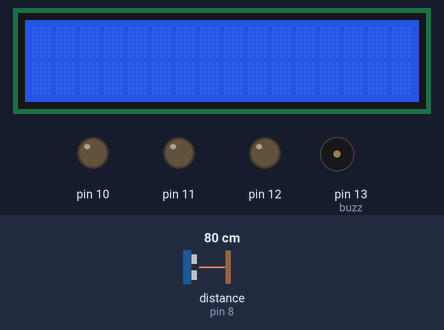
Simulated run of this sketch. Board: Arduino Uno, built with avr-gcc and run on an emulated ATmega328P. Parts: 16×2 character LCD, output pins drawn as LEDs (lit = HIGH), buzzer (waves = sounding, pin HIGH). Wiring (inferred from the names in the program): ultrasonic range finder: trigger pin 9; echo pin 8. The inputs (shaded band) are chosen by the test bench; at power-on: distance to the obstacle (sensor on pin 8) 80 cm. The echo pulse lasts 58.3 µs per cm; pins used as bus, display or sensor lines are not drawn.

Above: at 1.2 s.
1.3 s: distance to the obstacle (sensor on pin 8) set to 2 cm
At 1.8 s:
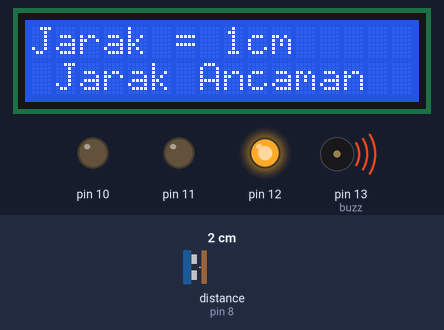
4.3 s: distance to the obstacle (sensor on pin 8) set to 9 cm
At 4.93 s:
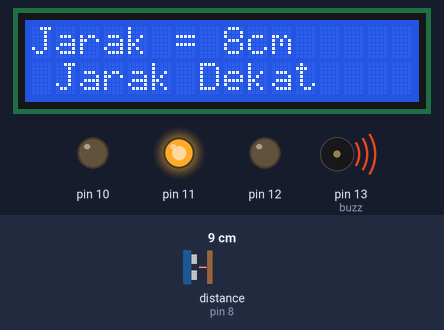
6.5 s: distance to the obstacle (sensor on pin 8) set to 17 cm
At 8.0 s:
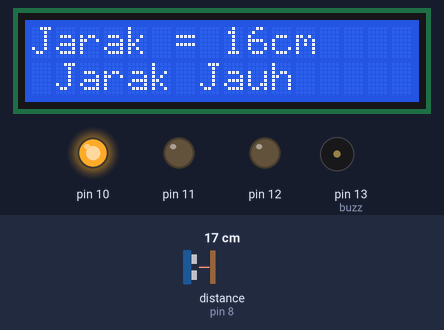
8.3 s: distance to the obstacle (sensor on pin 8) set to 4 cm
At 9.2 s:
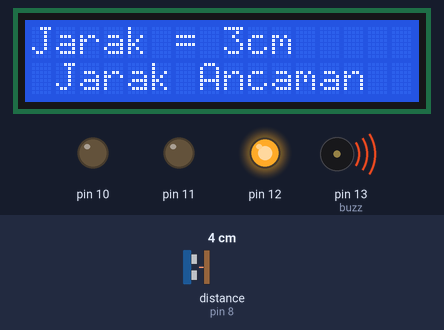
11.3 s: distance to the obstacle (sensor on pin 8) set to 18 cm
At 12.6 s:
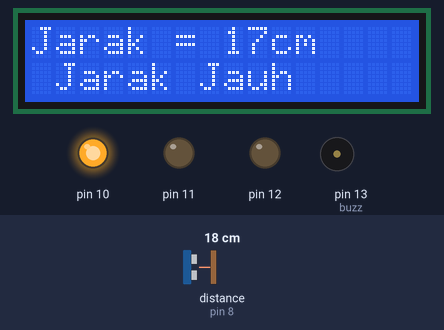
14.3 s: distance to the obstacle (sensor on pin 8) set to 2 cm
At 14.9 s:
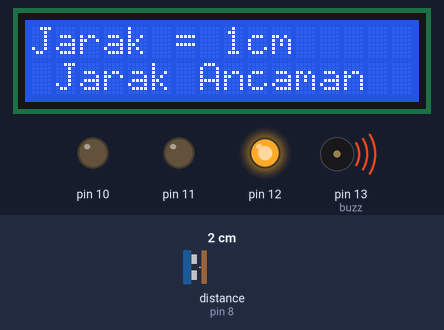
Timing chart, 0 to 17.3 s (numbered marks = the images above; inputs shaded):
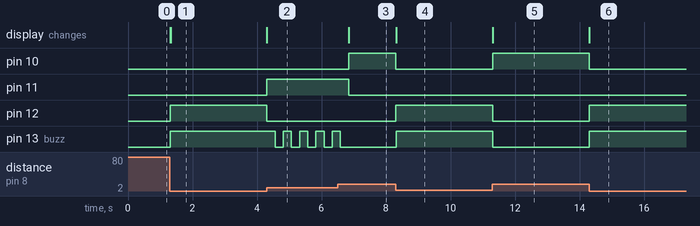

Measured:
- after the input at 1.3 s, pin 12, pin 13 (buzz): LOW → HIGH at once; the display: first changes at once (image 1 shows a later state)
- after the input at 4.3 s, pin 11: LOW → HIGH at once; pin 12: HIGH → LOW at once; pin 13 (buzz): alternates HIGH for 0.25 s and LOW for 0.26 s, starting after 0.26 s; the display: changes at once (image 2)
- after the input at 6.5 s, pin 10: LOW → HIGH after 0.34 s; pin 11: HIGH → LOW after 0.34 s; pin 13 (buzz): goes on until 6.6 s, then stays LOW; the display: changes after 0.34 s (image 3)
- after the input at 8.3 s, pin 10: HIGH → LOW at once; pin 12, pin 13 (buzz): LOW → HIGH at once; the display: changes at once (image 4)
- after the input at 11.3 s, pin 10: LOW → HIGH at once; pin 12, pin 13 (buzz): HIGH → LOW at once; the display: changes at once (image 5)
- after the input at 14.3 s, pin 10: HIGH → LOW at once; pin 12, pin 13 (buzz): LOW → HIGH at once; the display: changes at once (image 6)

The sketch:

Ping.ino
```cpp
#include <LiquidCrystal.h>
LiquidCrystal lcd(2,3,4,5,6,7);
#define echoPin 8
#define trigPin 9
int maximumRange = 200;
int minimumRange = 0;
long waktu,jarak;

void setup() {
  lcd.begin(16,2);
  pinMode(trigPin,OUTPUT);
  pinMode(echoPin,INPUT);
  pinMode(10,OUTPUT);
  pinMode(11,OUTPUT);
  pinMode(12,OUTPUT);
  pinMode(13,OUTPUT);//buzz
}

void loop() {
digitalWrite(trigPin,LOW);
delayMicroseconds(2);
digitalWrite(trigPin,HIGH);
delayMicroseconds(10);
digitalWrite(trigPin,LOW);
waktu=pulseIn(echoPin,HIGH);
jarak=waktu/58.2;
lcd.clear();
if (jarak<=30&&jarak>=14){
  digitalWrite(10,HIGH);digitalWrite(11,LOW);digitalWrite(12,LOW);lcd.setCursor(0,0);
  lcd.print("Jarak = ");lcd.print(jarak);lcd.print("cm");lcd.setCursor(1,1);
  lcd.print("Jarak Jauh");digitalWrite(13,LOW);
}
if (jarak<=14&&jarak>=5){
  digitalWrite(10,LOW);digitalWrite(11,HIGH);digitalWrite(12,LOW);lcd.setCursor(0,0);
  lcd.print("Jarak = ");lcd.print(jarak);lcd.print("cm");lcd.setCursor(1,1);
  lcd.print("Jarak Dekat");digitalWrite(13,HIGH);delay(250);digitalWrite(13,LOW);delay(250);
}
if (jarak<5){
  digitalWrite(10,LOW);digitalWrite(11,LOW);digitalWrite(12,HIGH);lcd.setCursor(0,0);
  lcd.print("Jarak = ");lcd.print(jarak);lcd.print("cm");lcd.setCursor(1,1);
  lcd.print("Jarak Ancaman");digitalWrite(13,HIGH);
}
}
```
